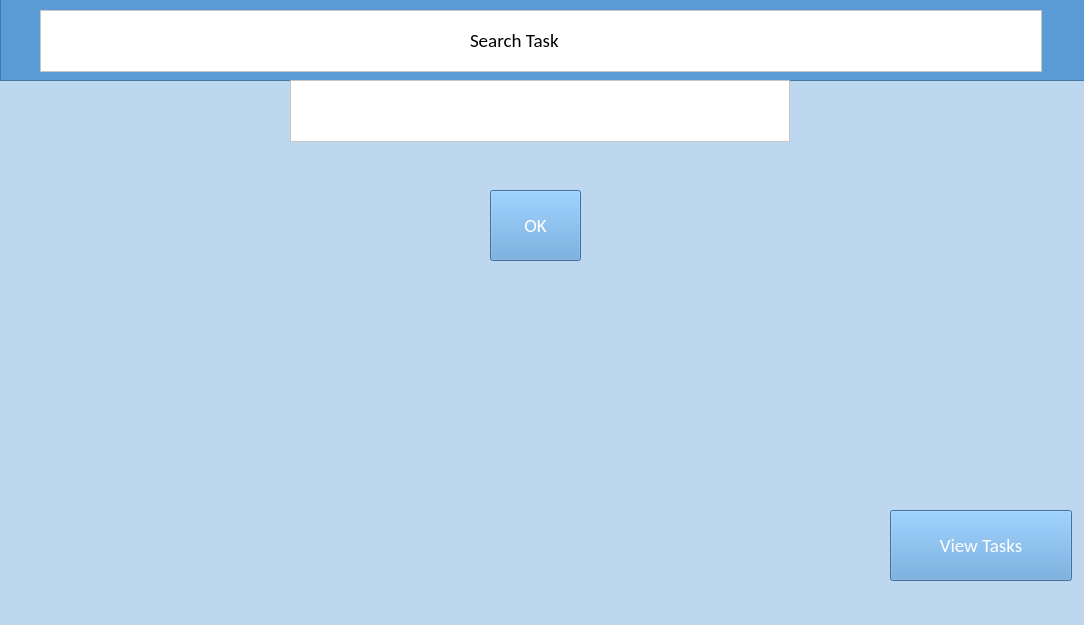
<?xml version="1.0" encoding="UTF-8"?>
<ui version="4.0">
 <class>MainWindow</class>
 <widget class="QMainWindow" name="MainWindow">
  <property name="geometry">
   <rect>
    <x>0</x>
    <y>0</y>
    <width>1084</width>
    <height>625</height>
   </rect>
  </property>
  <property name="sizePolicy">
   <sizepolicy hsizetype="Expanding" vsizetype="Expanding">
    <horstretch>0</horstretch>
    <verstretch>0</verstretch>
   </sizepolicy>
  </property>
  <property name="maximumSize">
   <size>
    <width>1084</width>
    <height>625</height>
   </size>
  </property>
  <property name="font">
   <font>
    <family>Calibri</family>
    <pointsize>14</pointsize>
   </font>
  </property>
  <property name="windowTitle">
   <string>MainWindow</string>
  </property>
  <property name="autoFillBackground">
   <bool>false</bool>
  </property>
  <property name="styleSheet">
   <string notr="true">background-color: rgb(189, 215, 238);
border-color: rgb(170, 170, 255);</string>
  </property>
  <widget class="QWidget" name="centralwidget">
   <widget class="QFrame" name="TitleBack">
    <property name="geometry">
     <rect>
      <x>0</x>
      <y>-10</y>
      <width>1091</width>
      <height>91</height>
     </rect>
    </property>
    <property name="styleSheet">
     <string notr="true">background-color: rgb(91, 155, 213);</string>
    </property>
    <property name="frameShape">
     <enum>QFrame::StyledPanel</enum>
    </property>
    <property name="frameShadow">
     <enum>QFrame::Raised</enum>
    </property>
    <widget class="QFrame" name="TitleBack2">
     <property name="geometry">
      <rect>
       <x>40</x>
       <y>20</y>
       <width>1002</width>
       <height>62</height>
      </rect>
     </property>
     <property name="styleSheet">
      <string notr="true">border-color: rgb(0, 0, 0);
background-color: rgb(255, 255, 255);</string>
     </property>
     <property name="frameShape">
      <enum>QFrame::StyledPanel</enum>
     </property>
     <property name="frameShadow">
      <enum>QFrame::Raised</enum>
     </property>
     <widget class="QLabel" name="Title">
      <property name="geometry">
       <rect>
        <x>430</x>
        <y>10</y>
        <width>140</width>
        <height>40</height>
       </rect>
      </property>
      <property name="font">
       <font>
        <family>Calibri</family>
        <pointsize>14</pointsize>
       </font>
      </property>
      <property name="text">
       <string>Search Task</string>
      </property>
     </widget>
    </widget>
   </widget>
   <widget class="QPlainTextEdit" name="SearchBox">
    <property name="geometry">
     <rect>
      <x>290</x>
      <y>80</y>
      <width>500</width>
      <height>62</height>
     </rect>
    </property>
    <property name="font">
     <font>
      <pointsize>20</pointsize>
     </font>
    </property>
    <property name="styleSheet">
     <string notr="true">background-color: rgb(255, 255, 255);</string>
    </property>
    <property name="plainText">
     <string/>
    </property>
   </widget>
   <widget class="QPushButton" name="OKBtn">
    <property name="geometry">
     <rect>
      <x>490</x>
      <y>190</y>
      <width>91</width>
      <height>71</height>
     </rect>
    </property>
    <property name="font">
     <font>
      <family>Calibri</family>
      <pointsize>14</pointsize>
     </font>
    </property>
    <property name="styleSheet">
     <string notr="true">background-color: rgb(91, 155, 213);
color: rgb(255, 255, 255);</string>
    </property>
    <property name="text">
     <string>OK</string>
    </property>
   </widget>
   <widget class="QPushButton" name="ViewTasksBtn">
    <property name="geometry">
     <rect>
      <x>890</x>
      <y>510</y>
      <width>182</width>
      <height>71</height>
     </rect>
    </property>
    <property name="font">
     <font>
      <family>Calibri</family>
      <pointsize>14</pointsize>
     </font>
    </property>
    <property name="styleSheet">
     <string notr="true">background-color: rgb(91, 155, 213);
color: rgb(255, 255, 255);</string>
    </property>
    <property name="text">
     <string>View Tasks</string>
    </property>
   </widget>
  </widget>
  <widget class="QMenuBar" name="menubar">
   <property name="geometry">
    <rect>
     <x>0</x>
     <y>0</y>
     <width>1084</width>
     <height>18</height>
    </rect>
   </property>
  </widget>
  <widget class="QStatusBar" name="statusbar"/>
 </widget>
 <resources/>
 <connections/>
</ui>
